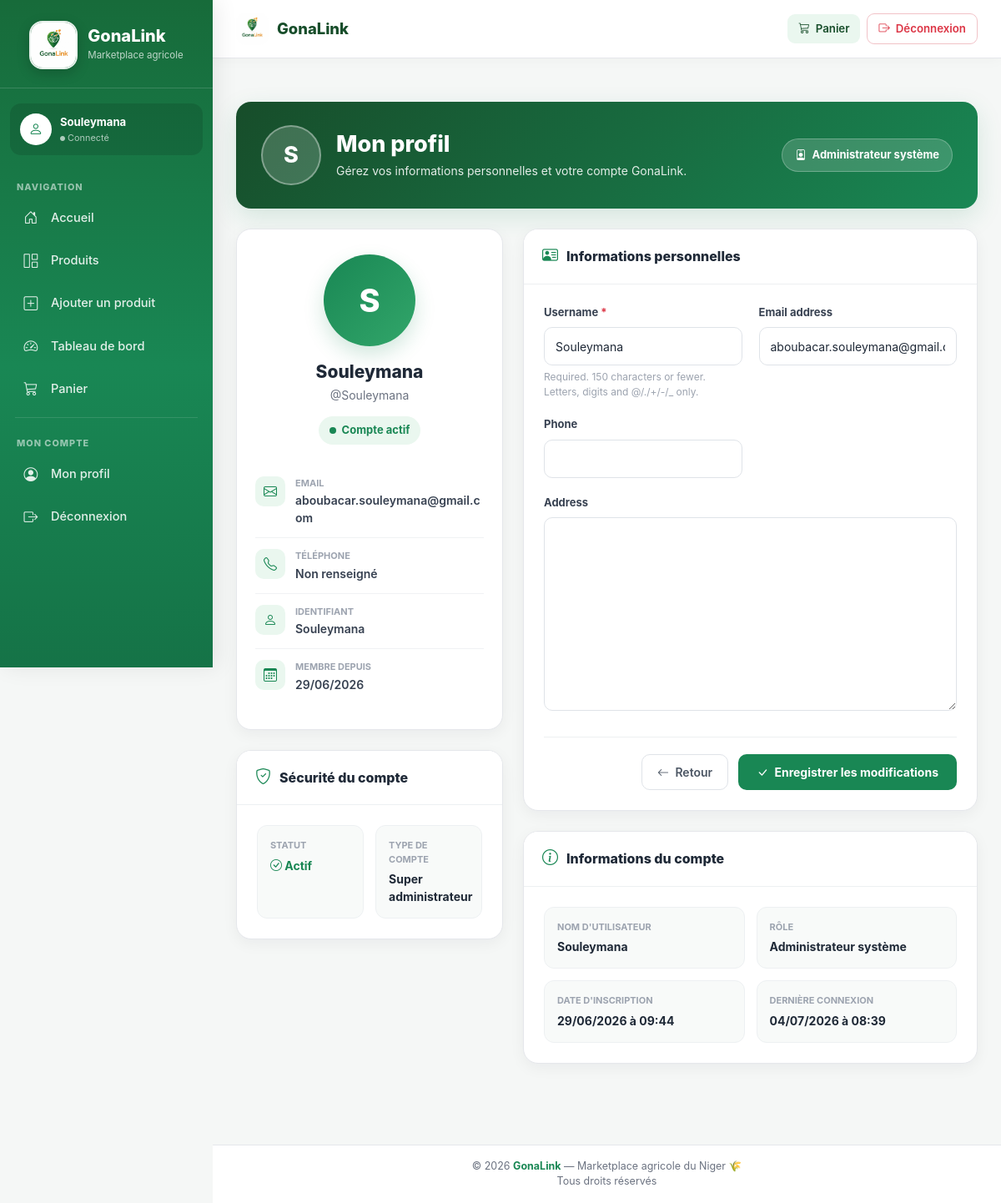
The page /accounts/profile/ (signed in) on the database as committed earlier.
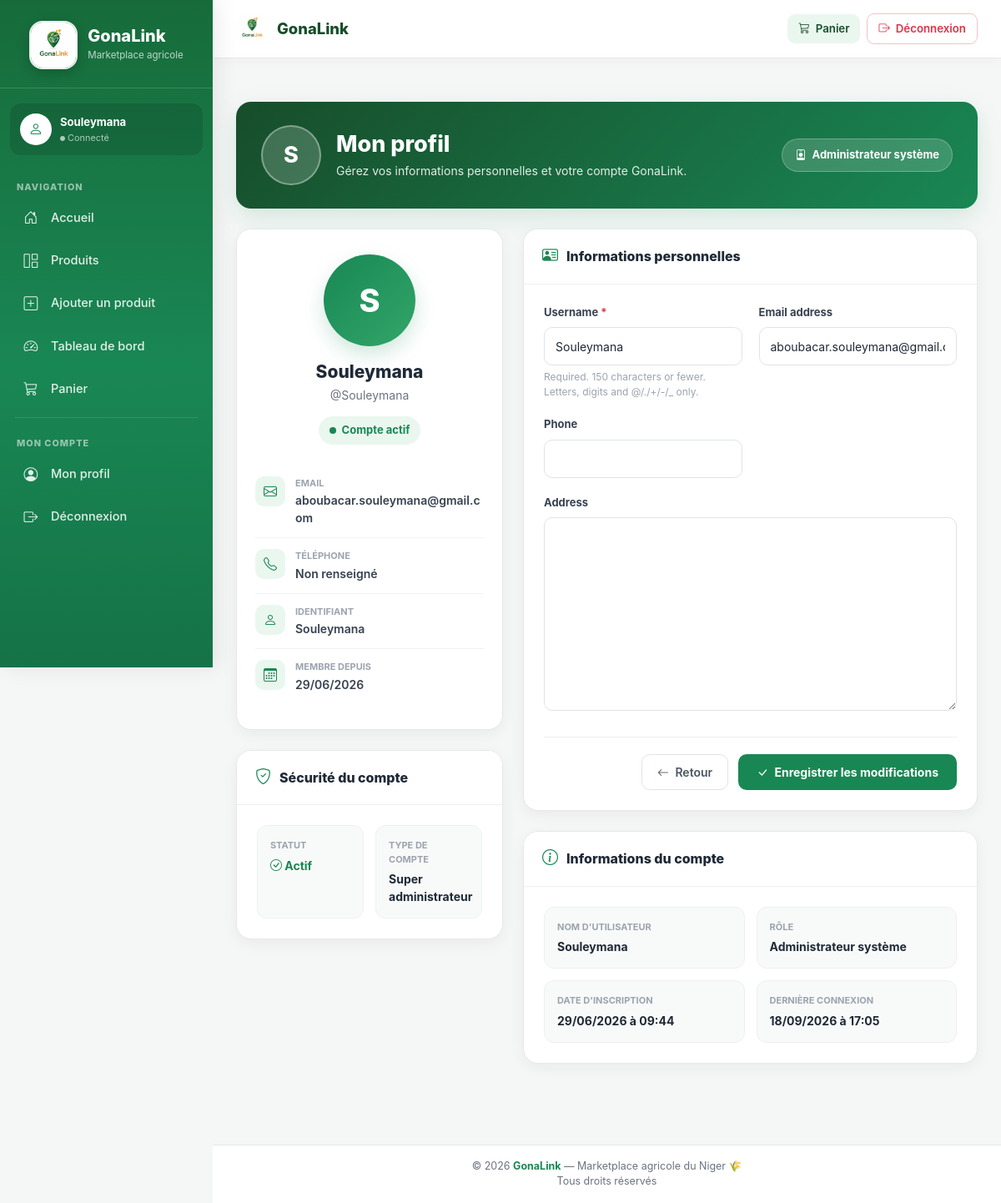
The same page on the database as committed later.
### accounts/models.py (models this page shows, shortened)
class User(AbstractUser):
    ROLE_CHOICES = (
        ('VENDEUR', 'Vendeur'),
        ('ADMIN', 'Admin'),
    )
    role = models.CharField(max_length=20,choices=ROLE_CHOICES,default="VENDEUR")
    phone = models.CharField(max_length=20,blank=True)
    address = models.TextField(blank=True)

### accounts/views.py (the view)
# urls.py: path("profile/",profile,name="profile"),
@login_required
def profile(request):
    if request.method == "POST":
        form = ProfileForm(request.POST, instance=request.user)
        if form.is_valid():
            form.save()
            return redirect("profile")
    else:
        form = ProfileForm(instance=request.user)
    return render(
        request,
        "accounts/profile.html",
        {"form": form}
    )

### accounts/forms.py
class ProfileForm(forms.ModelForm):
    class Meta:
        model = User
        fields = [
            'username',
            'email',
            'phone',
            'address'
        ]

### templates/accounts/profile.html (shortened to what the changed rows need)
{% extends "base.html" %}
{% load static %}
{% block content %}
<div class="profile-page">
    <div class="profile-header">
        <div class="profile-header-content">
            <div class="profile-header-left">
                <div class="profile-header-avatar">
                    {% if request.user.first_name %}
                        {{ request.user.first_name|first|upper }}
                    {% elif request.user.username %}
                        {{ request.user.username|first|upper }}
                    {% else %}
                        U
                    {% endif %}
                </div>
                <div>
                    <h2>Mon profil</h2>
                    <p>
                    </p>
                </div>
            </div>
        </div>
    </div>
    <div class="profile-grid">
        <div>
            <div class="profile-card">
                <div class="profile-summary">
                    <div class="profile-avatar-large">
                        {% if request.user.first_name %}
                            {{ request.user.first_name|first|upper }}
                        {% elif request.user.username %}
                            {{ request.user.username|first|upper }}
                        {% else %}
                            U
                        {% endif %}
                    </div>
                    <h3>
                        {% if request.user.get_full_name %}
                            {{ request.user.get_full_name }}
                        {% else %}
                            {{ request.user.username }}
                        {% endif %}
                    </h3>
                    <div class="profile-username">
                        @{{ request.user.username }}
                    </div>
                    <span class="status-active">
                        <span class="status-dot"></span>
                        Compte actif
                    </span>
                    <div class="profile-contact">
                        <div class="contact-item">
                            <div>
                                <div class="contact-label">
                                    Email
                                </div>
                                <div class="contact-value">
                                    {% if request.user.email %}
                                        {{ request.user.email }}
                                    {% else %}
                                        Non renseigné
                                    {% endif %}
                                </div>
                            </div>
                        </div>
                        <div class="contact-item">
                        </div>
                        <div class="contact-item">
                            <div>
                                <div class="contact-label">
                                    Identifiant
                                </div>
                                <div class="contact-value">
                                    {{ request.user.username }}
                                </div>
                            </div>
                        </div>
                        <div class="contact-item">
                            <div>
                                <div class="contact-label">
                                    Membre depuis
                                </div>
                                <div class="contact-value">
                                    {{ request.user.date_joined|date:"d/m/Y" }}
                                </div>
                            </div>
                        </div>
                    </div>
                </div>
            </div>
        </div>
        <div>
            <div class="profile-card">
                <div class="card-body-custom">
                    <form method="post" novalidate>
                        <div class="form-grid">
                            {% for field in form %}
                                <div class="form-group-custom
                                    {% if field.name == 'address' or field.name == 'adresse' or field.name == 'description' %}
                                        full-width
                                    {% endif %}
                                ">
                                    <label
                                        for="{{ field.id_for_label }}"
                                        class="form-label-custom"
                                    >
                                        {{ field.label }}
                                        {% if field.field.required %}
                                            <span class="text-danger">*</span>
                                        {% endif %}
                                    </label>
                                    {{ field }}
                                    {% if field.help_text %}
                                        <div class="help-text">
                                            {{ field.help_text }}
                                        </div>
                                    {% endif %}
                                </div>
                            {% endfor %}
                        </div>
                    </form>
                </div>
            </div>
            <div class="profile-card">
                <div class="card-body-custom">
                    <div class="account-info">
                        <div class="account-item">
                            <div class="account-item-label">
                                Nom d'utilisateur
                            </div>
                            <div class="account-item-value">
                                {{ request.user.username }}
                            </div>
                        </div>
                        <div class="account-item">
                            <div class="account-item-label">
                                Date d'inscription
                            </div>
                            <div class="account-item-value">
                                {{ request.user.date_joined|date:"d/m/Y à H:i" }}
                            </div>
                        </div>
                        <div class="account-item">
                            <div class="account-item-label">
                                Dernière connexion
                            </div>
                            <div class="account-item-value">
                                {% if request.user.last_login %}
                                    {{ request.user.last_login|date:"d/m/Y à H:i" }}
                                {% else %}
                                    Première connexion
                                {% endif %}
                            </div>
                        </div>
                    </div>
                </div>
            </div>
        </div>
    </div>
</div>
{% endblock %}

### templates/base.html (shortened to what this page needs)
{% load static %}
<!DOCTYPE html>
<html lang="fr">
<head>
    <link
        href="https://cdn.jsdelivr.net/npm/bootstrap@5.3.0/dist/css/bootstrap.min.css"
        rel="stylesheet">
    <link
        href="https://cdn.jsdelivr.net/npm/bootstrap-icons/font/bootstrap-icons.css"
        rel="stylesheet">
</head>
<body class="{% if user.is_authenticated %}authenticated{% endif %}">
{% if user.is_authenticated %}
<aside class="sidebar" id="sidebar">
    <div class="logo-container">
        <div class="logo-wrapper">
            <img
                src="{% static 'images/logo.jpeg' %}"
                class="logo"
                alt="Logo GonaLink">
            <div class="logo-text">
                <div class="logo-title">
                    GonaLink
                </div>
                <div class="logo-subtitle">
                    Marketplace agricole
                </div>
            </div>
        </div>
    </div>
    <div class="sidebar-user">
        <div class="user-avatar">
            <i class="bi bi-person"></i>
        </div>
        <div class="user-info">
            <div class="user-name">
                {{ user.username }}
            </div>
            <div class="user-status">
                <i class="bi bi-circle-fill"
                   style="font-size:6px;"></i>
                Connecté
            </div>
        </div>
    </div>
    <div class="sidebar-section">
        Navigation
    </div>
    <div class="sidebar-menu">
        <a
            href="{% url 'home' %}"
            class="menu-link">
            <i class="bi bi-house-door"></i>
            <span>Accueil</span>
        </a>
        <a
            href="{% url 'product_list' %}"
            class="menu-link">
            <i class="bi bi-grid-1x2"></i>
            <span>Produits</span>
        </a>
        <a
            href="{% url 'product_create' %}"
            class="menu-link">
            <i class="bi bi-plus-square"></i>
            <span>Ajouter un produit</span>
        </a>
        <a
            href="{% url 'dashboard' %}"
            class="menu-link">
            <i class="bi bi-speedometer2"></i>
            <span>Tableau de bord</span>
        </a>
        <a
            href="{% url 'cart' %}"
            class="menu-link">
            <i class="bi bi-cart3"></i>
            <span>Panier</span>
        </a>
    </div>
    <div class="sidebar-divider"></div>
    <div class="sidebar-section">
        Mon compte
    </div>
    <div class="sidebar-menu">
        <a
            href="{% url 'profile' %}"
            class="menu-link">
            <i class="bi bi-person-circle"></i>
            <span>Mon profil</span>
        </a>
        <a
            href="{% url 'logout' %}"
            class="menu-link">
            <i class="bi bi-box-arrow-right"></i>
            <span>Déconnexion</span>
        </a>
    </div>
</aside>
{% endif %}
<div class="main-wrapper">
    <nav class="top-navbar">
        <a
            class="navbar-brand-custom"
            href="{% url 'home' %}">
            <img
                src="{% static 'images/logo.jpeg' %}"
                alt="Logo GonaLink">
            <span>
                GonaLink
            </span>
        </a>
        {% if user.is_authenticated %}
            <a
                href="{% url 'cart' %}"
                class="nav-action nav-cart me-2">
                <i class="bi bi-cart3"></i>
                <span>
                    Panier
                </span>
            </a>
            <a
                href="{% url 'logout' %}"
                class="nav-action nav-logout">
                <i class="bi bi-box-arrow-right"></i>
                <span>
                    Déconnexion
                </span>
            </a>
        {% endif %}
    </nav>
    <main class="content">
        {% block content %}
        {% endblock %}
    </main>
    <footer class="footer">
        © 2026
        <strong>GonaLink</strong>
        — Marketplace agricole du Niger 🌾
        <br>
        <span>
            Tous droits réservés
        </span>
    </footer>
</div>
</body>
</html>

Rows that differ between the two databases and show on the page:
changed User "Souleymana": user.last_login "04/07/2026 à 08:39" → "18/09/2026 à 17:05"
